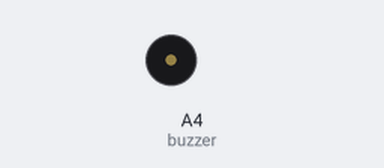
This sketch was run on a simulated Arduino Uno, built with avr-gcc and run on an emulated ATmega328P. Shown: buzzer (waves = sounding).

Above: at 0.27 s.
At 38.4 s:
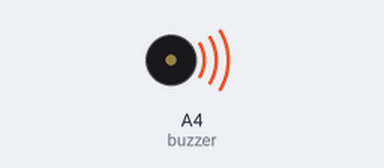
Timing chart, 0 to 40.0 s (numbered marks = the images above):
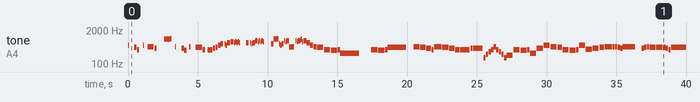

The sketch:

TOTORO.ino
```cpp
// となりのトトロ - 井上あずみ（FULL version）


#include <avr/pgmspace.h>

#define NOTE_B0  31
#define NOTE_C1  33
#define NOTE_CS1 35
#define NOTE_D1  37
#define NOTE_DS1 39
#define NOTE_E1  41
#define NOTE_F1  44
#define NOTE_FS1 46
#define NOTE_G1  49
#define NOTE_GS1 52
#define NOTE_A1  55
#define NOTE_AS1 58
#define NOTE_B1  62
#define NOTE_C2  65
#define NOTE_CS2 69
#define NOTE_D2  73
#define NOTE_DS2 78
#define NOTE_E2  82
#define NOTE_F2  87
#define NOTE_FS2 93
#define NOTE_G2  98
#define NOTE_GS2 104
#define NOTE_A2  110
#define NOTE_AS2 117
#define NOTE_B2  123
#define NOTE_C3  131
#define NOTE_CS3 139
#define NOTE_D3  147
#define NOTE_DS3 156
#define NOTE_E3  165
#define NOTE_F3  175
#define NOTE_FS3 185
#define NOTE_G3  196
#define NOTE_GS3 208
#define NOTE_A3  220
#define NOTE_AS3 233
#define NOTE_B3  247
#define NOTE_C4  262
#define NOTE_CS4 277
#define NOTE_D4  294
#define NOTE_DS4 311
#define NOTE_E4  330
#define NOTE_F4  349
#define NOTE_FS4 370
#define NOTE_G4  392
#define NOTE_GS4 415
#define NOTE_A4  440
#define NOTE_AS4 466
#define NOTE_B4  494
#define NOTE_C5  523
#define NOTE_CS5 554
#define NOTE_D5  587
#define NOTE_DS5 622
#define NOTE_E5  659
#define NOTE_F5  698
#define NOTE_FS5 740
#define NOTE_G5  784
#define NOTE_GS5 831
#define NOTE_A5  880
#define NOTE_AS5 932
#define NOTE_B5  988
#define NOTE_C6  1047
#define NOTE_CS6 1109
#define NOTE_D6  1175
#define NOTE_DS6 1245
#define NOTE_E6  1319
#define NOTE_F6  1397
#define NOTE_FS6 1480
#define NOTE_G6  1568
#define NOTE_GS6 1661
#define NOTE_A6  1760
#define NOTE_AS6 1865
#define NOTE_B6  1976
#define NOTE_C7  2093
#define NOTE_CS7 2217
#define NOTE_D7  2349
#define NOTE_DS7 2489
#define NOTE_E7  2637
#define NOTE_F7  2794
#define NOTE_FS7 2960
#define NOTE_G7  3136
#define NOTE_GS7 3322
#define NOTE_A7  3520
#define NOTE_AS7 3729
#define NOTE_B7  3951
#define NOTE_C8  4186
#define NOTE_CS8 4435
#define NOTE_D8  4699
#define NOTE_DS8 4978
#define NOTE_E8  5274
#define NOTE_F8  5588
#define NOTE_FS8 5920
#define NOTE_G8  6272
#define NOTE_GS8 6645
#define NOTE_A8  7074
#define NOTE_AS8 7459
#define NOTE_B8  7902
#define REST 0

int tempo = 81;
int buzzer = A4;

const int melody[] PROGMEM = {
 NOTE_C5,32,REST,8,NOTE_A4,16,NOTE_F4,16,REST,12,NOTE_C5,32,REST,12,NOTE_AS4,6,NOTE_G4,16,REST,6,NOTE_AS5,32,NOTE_A5,32,NOTE_AS5,32,NOTE_A5,32,NOTE_AS5,16,REST,12,NOTE_AS4,32,REST,8,
 NOTE_G4,16,NOTE_E4,16,REST,16,NOTE_AS4,32,REST,8,NOTE_A4,6,NOTE_F4,16,REST,16,NOTE_F4,32,NOTE_E4,32,NOTE_F4,16,NOTE_G4,16,NOTE_A4,16,NOTE_C5,16,NOTE_D5,16,REST,32,
 NOTE_D5,32,NOTE_C5,32,NOTE_E5,12,NOTE_F5,12,NOTE_E5,32,NOTE_F5,32,NOTE_E5,32,NOTE_F5,32,NOTE_E5,32,REST,7,NOTE_E5,16,REST,32,NOTE_E5,32,NOTE_D5,32,NOTE_E5,16,
 NOTE_G5,16,NOTE_F5,32,NOTE_G5,32,NOTE_F5,32,NOTE_G5,32,NOTE_F5,32,REST,6,NOTE_D5,16,NOTE_AS5,32,NOTE_A5,32,NOTE_AS5,16,NOTE_D5,32,NOTE_C5,32,NOTE_D5,16,
 NOTE_G5,32,NOTE_F5,32,NOTE_G5,16,NOTE_AS4,32,NOTE_A4,32,NOTE_AS4,16,REST,32,NOTE_G5,32,NOTE_F5,32,NOTE_G5,16,NOTE_A5,32,NOTE_F5,32,NOTE_G5,12,NOTE_E5,12,NOTE_C5,12,NOTE_AS4,12,
 NOTE_A4,6,NOTE_F4,6,NOTE_E4,6,NOTE_F4,16,NOTE_C4,2,REST,4,NOTE_F4,6,NOTE_E4,6,NOTE_F4,16,NOTE_A4,2,REST,8,NOTE_AS4,6,NOTE_A4,7,NOTE_G4,8,NOTE_F4,16,NOTE_AS4,5,
 NOTE_A4,6,NOTE_G4,7,NOTE_F4,8,NOTE_F4,4,NOTE_G4,16,NOTE_G4,4,NOTE_F3,16,NOTE_AS3,16,NOTE_D4,16,NOTE_F4,16,NOTE_AS4,16,NOTE_F4,16,NOTE_D4,16,NOTE_AS3,16,NOTE_F3,16,
 NOTE_A3,6,NOTE_F4,6,NOTE_E4,6,NOTE_F4,16,NOTE_C4,6,NOTE_G4,6,NOTE_C5,6,NOTE_AS4,6,NOTE_A4,8,NOTE_F4,6,NOTE_E4,6,NOTE_F4,16,NOTE_C5,6,NOTE_FS4,6,NOTE_G4,6,NOTE_A4,8,
 NOTE_AS4,16,NOTE_AS4,16,NOTE_AS4,16,NOTE_AS4,16,NOTE_AS4,16,NOTE_A4,16,NOTE_G4,16,NOTE_AS4,3,REST,8,NOTE_G4,16,NOTE_A4,16,NOTE_AS4,16,
 NOTE_A4,6,NOTE_A4,6,NOTE_A4,16,NOTE_G4,16,NOTE_F4,16,NOTE_A4,2,REST,6,NOTE_D4,7,NOTE_E4,7,NOTE_F4,7,NOTE_G4,16,NOTE_D4,7,NOTE_D4,16,
 NOTE_E4,6,NOTE_F4,16,NOTE_G4,16,NOTE_F4,16,NOTE_C5,6,NOTE_C4,14,NOTE_F4,14,NOTE_G4,14,NOTE_C5,14,NOTE_C5,14,NOTE_F5,14,NOTE_G5,14,NOTE_C6,32,REST,8,
 NOTE_C6,6,NOTE_F4,16,NOTE_G4,16,NOTE_A4,16,NOTE_AS4,16,NOTE_C5,16,REST,12,NOTE_A4,16,NOTE_F4,16,REST,12,NOTE_C5,16,REST,16,NOTE_AS4,6,NOTE_G4,16,REST,8,
 NOTE_AS5,32,NOTE_A5,32,NOTE_AS5,32,NOTE_A5,32,NOTE_AS5,16,REST,8,NOTE_AS4,16,REST,12,NOTE_G4,16,NOTE_E4,16,REST,12,NOTE_AS4,16,REST,12,NOTE_A4,6,NOTE_F4,16,REST,12,
 NOTE_F4,32,NOTE_E4,32,NOTE_F4,16,NOTE_A4,32,NOTE_G4,32,NOTE_A4,6,NOTE_F3,6,NOTE_CS5,6,NOTE_F5,6,NOTE_AS5,8,NOTE_A5,8,NOTE_C6,16,NOTE_F5,6,NOTE_F6,16,
 NOTE_G5,16,NOTE_A5,14,NOTE_AS5,14,NOTE_A5,14,NOTE_AS5,14,NOTE_A5,14,NOTE_AS5,14,NOTE_A5,16,NOTE_F5,16,NOTE_G5,6,NOTE_C5,16,NOTE_C5,6,
 NOTE_F4,16,NOTE_G4,16,NOTE_A4,16,NOTE_AS4,16,NOTE_C5,16,REST,12,REST,128,NOTE_A4,16,NOTE_F4,16,REST,12,NOTE_C5,16,REST,12,NOTE_AS4,6,NOTE_G4,16,REST,7,
 NOTE_AS5,32,NOTE_A5,32,NOTE_AS5,32,NOTE_A5,32,NOTE_AS5,16,REST,12,NOTE_AS4,16,REST,12,NOTE_G4,16,NOTE_E4,16,REST,12,NOTE_AS4,16,REST,12,NOTE_A4,6,NOTE_F4,16,REST,12,
 NOTE_F4,32,NOTE_E4,32,NOTE_F4,16,NOTE_A4,32,NOTE_G4,32,NOTE_A4,6,NOTE_D5,6,NOTE_D6,6,NOTE_C6,16,NOTE_AS5,16,NOTE_A5,16,NOTE_AS5,16,NOTE_C6,4,
 NOTE_F5,16,NOTE_F5,6,NOTE_A5,6,NOTE_AS5,16,NOTE_A5,16,NOTE_F5,16,NOTE_AS5,16,NOTE_A5,16,NOTE_F5,16,NOTE_D6,16,NOTE_C6,3,
 NOTE_AS4,16,NOTE_F4,16,NOTE_AS4,6,NOTE_D5,32,REST,32,NOTE_C5,16,REST,16,NOTE_C4,16,NOTE_C4,16,NOTE_AS4,16,NOTE_A4,16,NOTE_G4,16,NOTE_A4,16,NOTE_F4,6,
 NOTE_F3,32,NOTE_E3,32,NOTE_F3,16,NOTE_A3,32,NOTE_G3,32,NOTE_A3,16,NOTE_C4,16,REST,16,REST,32,NOTE_D3,16,REST,16,NOTE_D3,16,REST,16,NOTE_D3,4,REST,6,

 NOTE_F4,6,NOTE_E4,6,NOTE_F4,16,NOTE_C4,2,REST,4,NOTE_F4,6,NOTE_E4,6,NOTE_F4,16,NOTE_A4,2,REST,8,NOTE_AS4,14,NOTE_A4,14,NOTE_G4,14,NOTE_F4,14,NOTE_E4,4,REST,16,
 NOTE_A4,14,NOTE_G4,14,NOTE_F4,14,NOTE_E4,14,NOTE_D4,4,REST,16,NOTE_G4,14,NOTE_F4,14,NOTE_E4,14,NOTE_D4,14,NOTE_C5,14,NOTE_AS4,14,NOTE_A4,14,NOTE_G4,14,
 NOTE_F4,32,NOTE_G4,32,NOTE_F4,32,NOTE_G4,32,NOTE_F4,32,NOTE_G4,32,NOTE_F4,32,NOTE_G4,32,NOTE_F4,14,REST,6,REST,32,
 NOTE_A3,6,NOTE_F4,6,NOTE_E4,6,NOTE_F4,16,NOTE_C4,2,REST,4,NOTE_F4,6,NOTE_E4,6,NOTE_F4,16,NOTE_A4,2,REST,8,NOTE_AS4,6,NOTE_A4,7,NOTE_G4,6,NOTE_F4,16,NOTE_AS4,5,
 NOTE_A4,6,NOTE_G4,7,NOTE_F4,8,NOTE_F4,4,NOTE_G4,16,NOTE_G4,4,NOTE_F3,16,NOTE_AS3,16,NOTE_D4,16,NOTE_F4,16,NOTE_AS4,16,NOTE_F4,16,NOTE_D4,16,NOTE_AS3,16,NOTE_F3,16,
 NOTE_A3,6,NOTE_F4,6,NOTE_E4,6,NOTE_F4,16,NOTE_C4,6,NOTE_G4,6,NOTE_C5,6,NOTE_AS4,6,NOTE_A4,8,NOTE_F4,6,NOTE_E4,6,NOTE_F4,16,NOTE_C5,6,NOTE_FS4,6,NOTE_G4,6,NOTE_A4,8,
 NOTE_AS4,16,NOTE_AS4,16,NOTE_AS4,16,NOTE_AS4,16,NOTE_AS4,16,NOTE_A4,16,NOTE_G4,16,NOTE_AS4,3,REST,8,NOTE_G4,16,NOTE_A4,16,NOTE_AS4,16,
 NOTE_A4,6,NOTE_A4,6,NOTE_A4,16,NOTE_G4,16,NOTE_F4,16,NOTE_A4,2,REST,8,NOTE_D4,6,NOTE_E4,6,NOTE_F4,6,NOTE_G4,16,NOTE_D4,6,NOTE_D4,16,
 NOTE_E4,6,NOTE_F4,16,NOTE_G4,16,NOTE_F4,16,NOTE_C5,6,NOTE_C4,16,NOTE_F4,16,NOTE_G4,16,NOTE_C5,16,NOTE_C5,16,NOTE_F5,16,NOTE_G5,16,NOTE_C6,32,REST,12,
 NOTE_C6,6,NOTE_F4,16,NOTE_G4,16,NOTE_A4,16,NOTE_AS4,16,NOTE_C5,16,REST,12,NOTE_A4,16,NOTE_F4,16,REST,12,NOTE_C5,16,REST,16,NOTE_AS4,6,NOTE_G4,16,REST,8,
 NOTE_AS5,32,NOTE_A5,32,NOTE_AS5,32,NOTE_A5,32,NOTE_AS5,16,REST,8,NOTE_AS4,16,REST,12,NOTE_G4,16,NOTE_E4,16,REST,12,NOTE_AS4,16,REST,12,NOTE_A4,6,NOTE_F4,16,REST,12,
 NOTE_F4,32,NOTE_E4,32,NOTE_F4,16,NOTE_A4,32,NOTE_G4,32,NOTE_A4,6,NOTE_F3,6,NOTE_CS5,6,NOTE_F5,6,NOTE_AS5,8,NOTE_A5,8,NOTE_C6,16,NOTE_F5,6,NOTE_F6,16,
 NOTE_G5,16,NOTE_A5,14,NOTE_AS5,14,NOTE_A5,14,NOTE_AS5,14,NOTE_A5,14,NOTE_AS5,14,NOTE_A5,16,NOTE_F5,16,NOTE_G5,6,NOTE_C5,16,NOTE_C5,6,
 NOTE_F4,16,NOTE_G4,16,NOTE_A4,16,NOTE_AS4,16,NOTE_C5,16,REST,12,REST,128,NOTE_A4,16,NOTE_F4,16,REST,12,NOTE_C5,16,REST,12,NOTE_AS4,6,NOTE_G4,16,REST,7,
 NOTE_AS5,32,NOTE_A5,32,NOTE_AS5,32,NOTE_A5,32,NOTE_AS5,16,REST,12,NOTE_AS4,16,REST,12,NOTE_G4,16,NOTE_E4,16,REST,12,NOTE_AS4,16,REST,12,NOTE_A4,6,NOTE_F4,16,REST,12,
 NOTE_F4,32,NOTE_E4,32,NOTE_F4,16,NOTE_A4,32,NOTE_G4,32,NOTE_A4,6,NOTE_D5,6,NOTE_D6,6,NOTE_C6,16,NOTE_AS5,16,NOTE_A5,16,NOTE_AS5,16,NOTE_C6,4,
 NOTE_F5,16,NOTE_F5,6,NOTE_A5,6,NOTE_AS5,16,NOTE_A5,16,NOTE_F5,16,NOTE_AS5,16,NOTE_A5,16,NOTE_F5,16,NOTE_D6,16,NOTE_C6,3,
 NOTE_AS4,16,NOTE_F4,16,NOTE_AS4,6,NOTE_D5,32,REST,32,NOTE_C5,16,REST,16,NOTE_C4,16,NOTE_C4,16,NOTE_AS4,16,NOTE_A4,16,NOTE_G4,16,NOTE_A4,16,NOTE_F4,4,
 NOTE_F3,32,NOTE_E3,32,NOTE_F3,16,NOTE_A3,32,NOTE_G3,32,NOTE_A3,16,NOTE_C4,16,NOTE_D4,32,NOTE_CS4,32,NOTE_D4,16,NOTE_D4,32,NOTE_CS4,32,NOTE_D4,14,
 NOTE_FS4,14,NOTE_GS4,14,NOTE_AS4,14,NOTE_B4,14,NOTE_CS5,14,REST,12,NOTE_AS4,14,NOTE_FS4,14,REST,12,NOTE_CS5,32,REST,8,NOTE_B4,8,NOTE_GS4,16,REST,6,
 NOTE_B5,32,NOTE_AS5,32,NOTE_B5,32,NOTE_AS5,32,NOTE_B5,16,REST,12,NOTE_B4,16,REST,12,NOTE_GS4,16,NOTE_F4,16,REST,12,NOTE_B4,32,REST,8,NOTE_AS4,8,REST,16,
 NOTE_FS4,16,REST,12,NOTE_FS4,32,NOTE_F4,32,NOTE_FS4,12,NOTE_AS4,32,NOTE_GS4,32,NOTE_AS4,6,REST,6,NOTE_D5,6,NOTE_FS5,6,NOTE_B5,6,NOTE_AS5,6,NOTE_CS6,16,NOTE_FS5,6,
 NOTE_FS5,16,NOTE_GS5,16,NOTE_AS5,16,NOTE_B5,16,NOTE_AS5,16,NOTE_B5,16,NOTE_AS5,16,NOTE_B5,16,NOTE_AS5,16,NOTE_FS5,16,NOTE_GS5,8,NOTE_CS5,16,NOTE_CS5,6,
 NOTE_FS4,16,NOTE_GS4,16,NOTE_AS4,16,NOTE_B4,16,NOTE_CS5,16,REST,8,NOTE_AS4,16,NOTE_FS4,16,REST,12,NOTE_CS5,32,REST,8,NOTE_B4,16,REST,16,NOTE_GS4,16,REST,7,
 NOTE_B5,32,NOTE_AS5,32,NOTE_B5,32,NOTE_AS5,32,NOTE_B5,16,REST,12,NOTE_B4,16,REST,12,NOTE_GS4,16,NOTE_F4,16,REST,12,NOTE_B4,32,REST,8,NOTE_AS4,8,NOTE_FS4,16,REST,12,
 NOTE_FS4,32,NOTE_F4,32,NOTE_FS4,16,NOTE_AS4,32,NOTE_GS4,32,NOTE_AS4,6,NOTE_DS5,6,NOTE_DS6,6,NOTE_CS6,16,NOTE_B5,16,NOTE_AS5,16,NOTE_B5,16,NOTE_CS6,4,NOTE_FS5,16,NOTE_FS5,6,NOTE_AS5,6,
 NOTE_B5,16,NOTE_AS5,16,NOTE_FS5,16,NOTE_B5,16,NOTE_AS5,16,NOTE_FS5,16,NOTE_DS6,16,NOTE_CS6,3,NOTE_B4,16,NOTE_FS4,16,NOTE_B4,16,REST,32,NOTE_DS6,32,REST,16,NOTE_CS5,16,REST,8,
 NOTE_CS5,16,NOTE_CS5,16,NOTE_B5,16,NOTE_AS5,16,NOTE_GS5,16,NOTE_AS5,16,NOTE_FS5,3,REST,32,NOTE_FS4,32,NOTE_F4,32,NOTE_FS4,16,
 NOTE_AS4,32,NOTE_GS4,32,NOTE_AS5,16,NOTE_CS5,16,NOTE_B4,16,NOTE_DS5,16,NOTE_FS5,16,NOTE_B5,8,NOTE_FS4,16,NOTE_DS4,16,NOTE_B4,16,
 NOTE_AS4,32,NOTE_B4,32,NOTE_AS4,6,NOTE_FS4,32,NOTE_F4,32,NOTE_FS4,16,NOTE_AS4,32,NOTE_GS4,32,NOTE_AS4,16,NOTE_CS5,16,NOTE_B4,16,NOTE_DS5,16,NOTE_FS5,16,NOTE_B5,6,NOTE_FS5,16,NOTE_B5,16,NOTE_DS6,16,REST,12,
 NOTE_FS6,32,NOTE_F6,32,NOTE_FS6,32,REST,16,NOTE_CS6,32,NOTE_B5,32,NOTE_CS6,32,REST,16,NOTE_AS5,32,NOTE_GS5,32,NOTE_AS5,16,REST,16,NOTE_FS4,-1,


};

int notes = sizeof(melody) / sizeof(melody[0]) / 2;
int wholenote = (60000 * 4) / tempo;

void playMelody(const int melody[], int notes, int wholenote) {
  for (int thisNote = 0; thisNote < notes * 2; thisNote += 2) {

    int pitch = pgm_read_word(&melody[thisNote]);
    int divider = pgm_read_word(&melody[thisNote + 1]);

    int noteDuration;

    if (divider > 0) {
      // 正常音符
      noteDuration = wholenote / divider;
    } else {
      // 負音符（1.5倍）
      noteDuration = wholenote / abs(divider);
      noteDuration = noteDuration * 1.5;
    }

    tone(buzzer, pitch, noteDuration * 0.9);
    delay(noteDuration);
    noTone(buzzer);
  }
}

void setup() {
  playMelody(melody, notes, wholenote);
}

void loop() {
}
```

Measured:
- by itself, tone on A4 (buzzer): plays 523 Hz for 0.08 s, 440 Hz for 0.17 s, 349 Hz for 0.17 s, 523 Hz for 0.08 s, 466 Hz for 0.44 s, 392 Hz for 0.17 s … (127 notes in this stretch)
